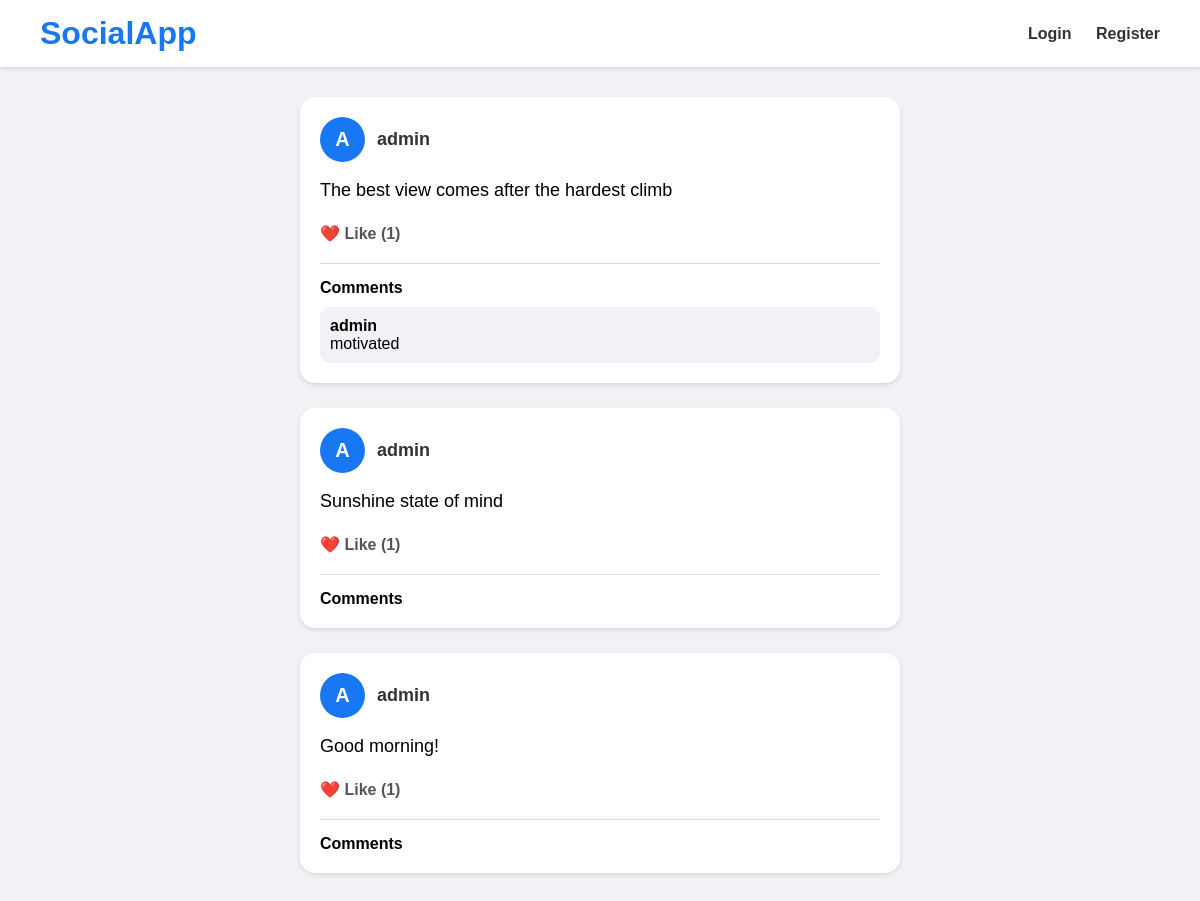
The page / on the database its author committed.
### app/models.py (models this page shows, shortened)
class Post(models.Model):
    user = models.ForeignKey(User, on_delete=models.CASCADE)
    content = models.TextField()
    created_at = models.DateTimeField(auto_now_add=True)

class Comment(models.Model):
    post = models.ForeignKey(Post, on_delete=models.CASCADE)
    user = models.ForeignKey(User, on_delete=models.CASCADE)
    text = models.TextField()

### app/views.py (the view, shortened to what this page needs)
# urls.py: path('', views.home, name='home'),
def home(request):
    posts = Post.objects.all().order_by('-created_at')
    return render(request, 'home.html', {
        'posts': posts
    })

### app/templates/home.html (shortened to what this page needs)
<!DOCTYPE html>
<html>
<head>
</head>
<body>
    <div class="navbar">
        <div class="logo">
            SocialApp
        </div>
        <div class="nav-links">
            {% if user.is_authenticated %}
                <a href="/profile/{{ user.id }}/">
                    {{ user.username }}
                </a>
                <a href="/logout/">
                    Logout
                </a>
            {% else %}
                <a href="/login/">
                    Login
                </a>
                <a href="/register/">
                    Register
                </a>
            {% endif %}
        </div>
    </div>
    <div class="container">
        {% for post in posts %}
        <div class="post-card">
            <div class="post-top">
                <div class="avatar">
                    {{ post.user.username|first|upper }}
                </div>
                <div class="username">
                    <a href="/profile/{{ post.user.id }}/">
                        {{ post.user.username }}
                    </a>
                </div>
            </div>
            <div class="post-content">
                {{ post.content }}
            </div>
            <div class="actions">
                <a href="/like/{{ post.id }}/">
                    ❤️ Like ({{ post.like_set.count }})
                </a>
            </div>
            <div class="comments">
                <h4>Comments</h4>
                {% for comment in post.comment_set.all %}
                    <div class="comment">
                        <b>{{ comment.user.username }}</b>
                        <p>{{ comment.text }}</p>
                    </div>
                {% endfor %}
            </div>
        </div>
        {% endfor %}
    </div>
</body>
</html>

### app/templates/home.html (style rules this page uses)
* { margin:0; padding:0; box-sizing:border-box; font-family:Arial; }
body { background:#f0f2f5; }
.navbar { width:100%; background:white; padding:15px 40px; display:flex; justify-content:space-between; align-items:center; box-shadow:0px 2px 5px rgba(0,0,0,0.1); position:sticky; top:0; }
.logo { font-size:32px; font-weight:bold; color:#1877f2; }
.nav-links a { text-decoration:none; margin-left:20px; font-weight:bold; color:#333; }
.container { width:600px; margin:30px auto; }
.post-card { background:white; padding:20px; border-radius:15px; margin-bottom:25px; box-shadow:0px 2px 5px rgba(0,0,0,0.1); }
.post-top { display:flex; align-items:center; margin-bottom:15px; }
.avatar { width:45px; height:45px; border-radius:50%; background:#1877f2; color:white; display:flex; align-items:center; justify-content:center; font-size:20px; font-weight:bold; margin-right:12px; }
.username a { text-decoration:none; color:#333; font-weight:bold; font-size:18px; }
.post-content { font-size:18px; margin-bottom:20px; line-height:1.5; }
.actions { display:flex; gap:20px; margin-bottom:20px; }
.actions a { text-decoration:none; color:#555; font-weight:bold; }
.comments { border-top:1px solid #ddd; padding-top:15px; }
.comment { background:#f0f2f5; padding:10px; border-radius:10px; margin-top:10px; }

### rows shown on the page
Post: user.username|first "A", user.username "admin", content "The best view comes after the hardest climb", like_set.count "1"
Comment: user.username "admin", text "motivated"
Post: user.username|first "A", user.username "admin", content "Sunshine state of mind", like_set.count "1"
Post: user.username|first "A", user.username "admin", content "Good morning!", like_set.count "1"
